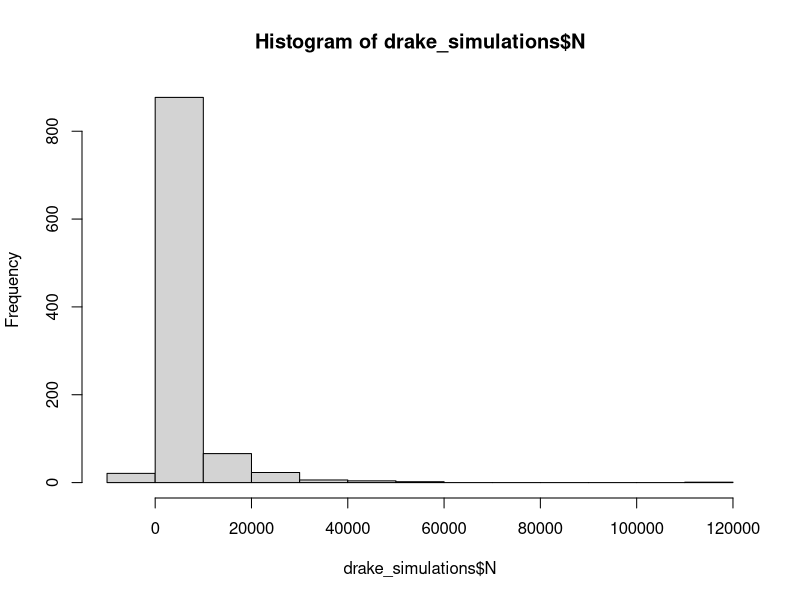
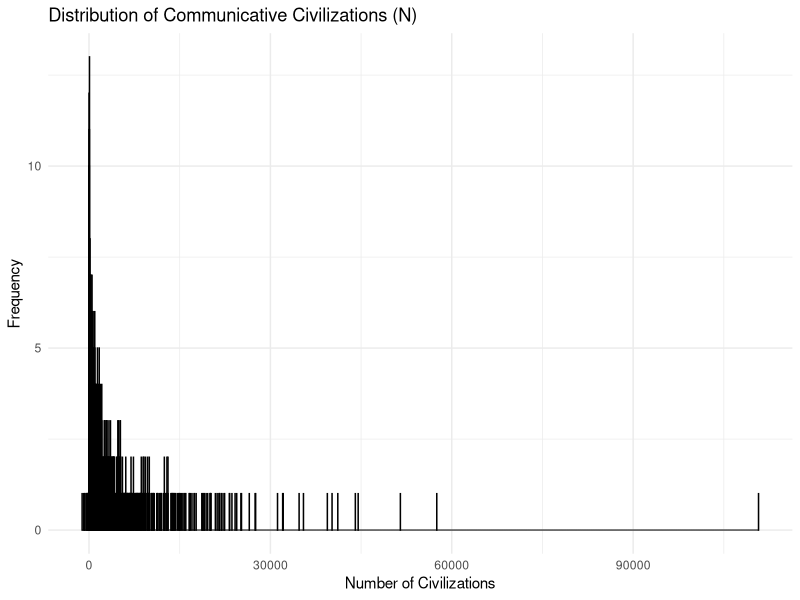
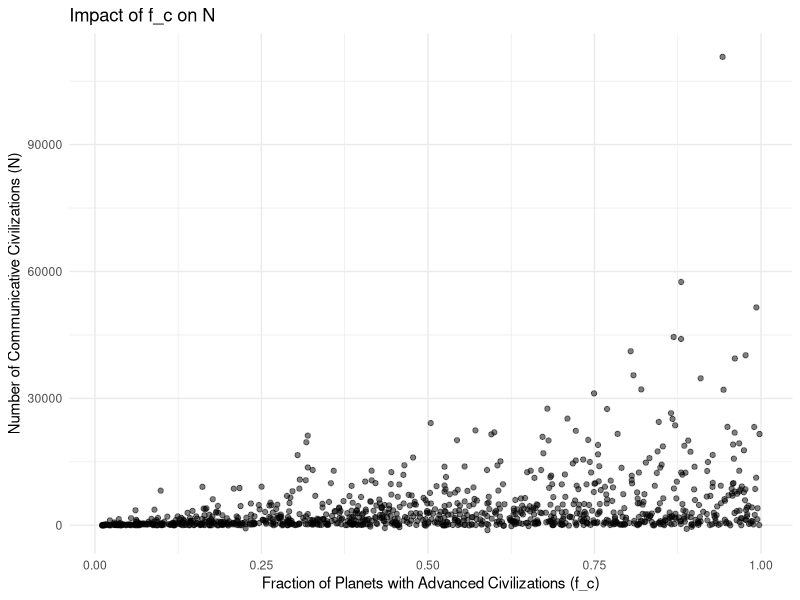

These charts were generated, in order, by the following R code:
# Prompts to ChatGPT
#I want to create a fun assignment for my students I'm teaching introduction to our and for most of my students it is their first introduction to our programming language. I want to create a fun assignment around generating different simulations and scenarios from the Drake equation. Please give me some R code to generate some dummy synthetic data for the fraction of planets which will have an advanced civilization in it. This is a parameter in the Drake equation.
#Please give me complete functioning R code that will generate synthetic data.
#Please also generate some R code that will create some simulations from the drag equation.

#ChatGPT said:
#ChatGPT
#Creating a fun assignment based on the Drake Equation for your students is a fantastic idea! Here's some R code to help generate synthetic data and simulate scenarios using the Drake Equation.

#Part 1: Generate Synthetic Data for the Fraction of Planets with Advanced Civilizations (f_c)


# Load required libraries
set.seed(123)  # For reproducibility

# Generate synthetic data for `f_c`
generate_fc_data <- function(n = 100) {
  # Generate `f_c` as random fractions between 0 and 1
  f_c <- runif(n, min = 0, max = 1)
  
  # Add some variability to mimic uncertainty
  noise <- rnorm(n, mean = 0, sd = 0.1)
  f_c <- pmax(0, pmin(f_c + noise, 1))  # Ensure values stay between 0 and 1
  
  # Create a data frame
  data.frame(Planet_ID = 1:n, Fraction_Advanced_Civilizations = f_c)
}

# Generate the data
fc_data <- generate_fc_data()
head(fc_data)

# save data frame
write.csv(x = fc_data, file = "drake_dummy_data.csv", row.names = FALSE)

# simpler way
f_c = runif(n=100, min = 0, max = 1)

write.csv(x = f_c, file = "f_c_values.csv", row.names = FALSE)

# Function to simulate the Drake Equation
simulate_drake <- function(n = 1000) {
  # Randomly sample parameter values
  R_star <- rnorm(n, mean = 5, sd = 1)   # Star formation rate (stars/year)
  f_p <- runif(n, min = 0.1, max = 0.5)  # Fraction of stars with planets
  n_e <- rpois(n, lambda = 1) + 1        # Planets that could support life
  f_l <- runif(n, min = 0.01, max = 1)   # Life arising fraction
  f_i <- runif(n, min = 0.01, max = 1)   # Intelligent life fraction
  f_c <- runif(n, min = 0.01, max = 1)   # Communicative civilization fraction
  L <- rnorm(n, mean = 10000, sd = 5000) # Civilization lifetime (years)
  
  # Calculate N for each scenario
  N <- R_star * f_p * n_e * f_l * f_i * f_c * L
  
  # Create a data frame
  data.frame(R_star, f_p, n_e, f_l, f_i, f_c, L, N)
}

# Generate simulation data
drake_simulations <- simulate_drake()
head(drake_simulations)
################
# Simple plots
################
hist(drake_simulations$N)

# Load ggplot2 for visualization
library(ggplot2)

# anything wrong?

# create a shiny web app to explore this
#   what parameters would you change?

# Histogram of civilizations
ggplot(drake_simulations, aes(x = N)) +
  geom_histogram(binwidth = 10, fill = "skyblue", color = "black") +
  labs(title = "Distribution of Communicative Civilizations (N)",
       x = "Number of Civilizations", y = "Frequency") +
  theme_minimal()

# Relationship between `f_c` and `N`
ggplot(drake_simulations, aes(x = f_c, y = N)) +
  geom_point(alpha = 0.5) +
  labs(title = "Impact of f_c on N",
       x = "Fraction of Planets with Advanced Civilizations (f_c)",
       y = "Number of Communicative Civilizations (N)") +
  theme_minimal()
